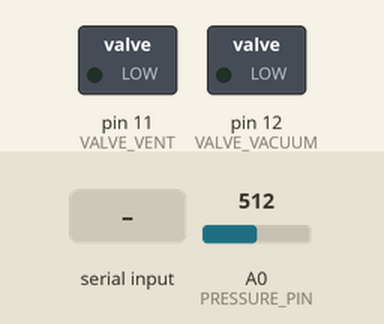
Simulated run of this sketch. Board: Arduino Uno, built with avr-gcc and run on an emulated ATmega328P. On the bench: switched loads named in the sketch (green lamp = pin HIGH). Dashed ring = blinking. Inputs (shaded band) come from the test bench; at power-on: A0 (PRESSURE_PIN) = 512. What the sketch prints to the serial monitor is not drawn.

Above: at 2.9 s.
3.0 s: "90 45\n" received over Serial
At 8.9 s:
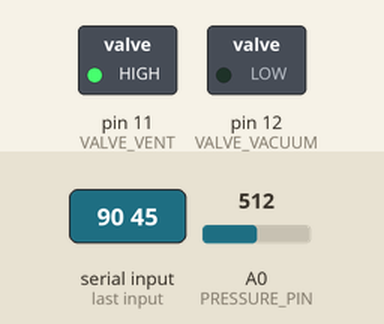
9.0 s: ".\n" received over Serial
At 10.0 s:
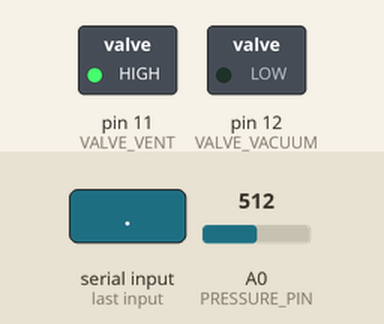
10.7 s: A0 (PRESSURE_PIN) set to 484
At 13.6 s:
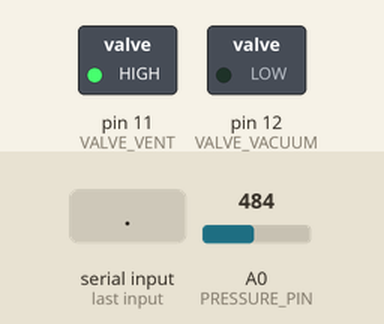
13.7 s: A0 (PRESSURE_PIN) set to 511
At 14.8 s:
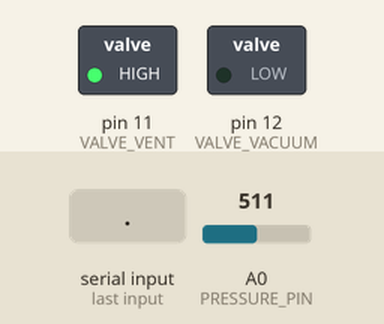
15.2 s: A0 (PRESSURE_PIN) set to 306
At 15.41 s:
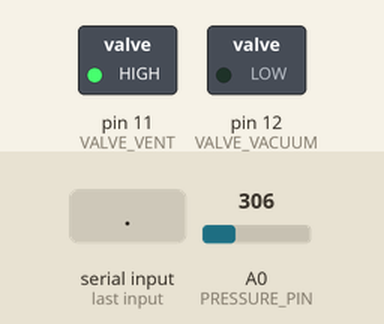
Timing chart, 0 to 19.2 s (numbered marks = the images above; inputs shaded):
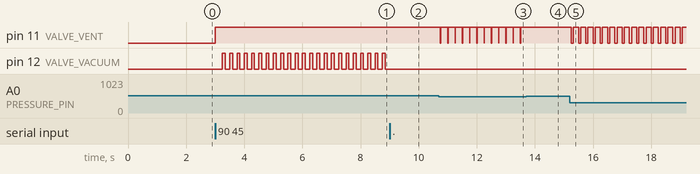

Measured:
- the behaviour switches between 496 and 495 on A0 (PRESSURE_PIN) (found by bisection; images 2 and 3)
- after the input at 3.0 s, pin 11 (VALVE_VENT): LOW → HIGH at once; pin 12 (VALVE_VACUUM): alternates HIGH for 0.10 s and LOW for 0.15 s, starting after 0.25 s
- after the input at 9.0 s, pin 12 (VALVE_VACUUM): stops changing and stays LOW
- after the input at 10.7 s, pin 11 (VALVE_VENT): alternates HIGH for 0.24 s and LOW for 0.01 s, starting after 0.05 s
- after the input at 13.7 s, pin 11 (VALVE_VENT): stops changing and stays HIGH
- after the input at 15.2 s, pin 11 (VALVE_VENT): alternates HIGH for 0.17 s and LOW for 0.08 s, starting after 0.05 s

The sketch:

vacuum_pid_controller.ino
```cpp
// ============================================================
// PID PULSE VACUUM CONTROLLER (v3)
//
// Valve VENT   = atmospheric vent  (pin 11)  King Sheng, NORMALLY OPEN
// Valve VACUUM = to vacuum pump    (pin 12)  King Sheng, NORMALLY CLOSED
// Sensor       = XGZP6847A -100..0 kPa on A0
//
// HOW IT WORKS
//   Every periodMs the controller computes a signed output u (in ms):
//       u = P + I + D
//   u > 0  -> vacuum valve opens for u ms
//   u < 0  -> vent valve opens for |u| ms (only if vacuum is more than
//             ventErrMin ABOVE target; small overshoots are left to the leak)
//   Both valves are held CLOSED for the rest of the period.
//   Because the vent is NO, "closed" means its coil is ENERGISED.
//
//   P : separate gains for vacuum side (kpv) and vent side (kpe)
//   I : integral of error -> learns the steady leak and removes the
//       constant offset you saw with P-only
//   D : on the (filtered) measurement, not the error, so changing the
//       target does not cause a kick
//
// SERIAL (115200, line ending "Newline" or "No line ending" both work)
//   <number>      set target vacuum in kPa and start control, e.g. 35
//   kpv <x>       P gain, vacuum side      (ms per kPa)
//   kpe <x>       P gain, vent side        (ms per kPa)
//   ki  <x>       I gain                   (ms per kPa*s)   ki 0 also clears I
//   kd  <x>       D gain                   (ms per kPa/s)
//   db  <x>       deadband for P and I     (kPa)
//   vmin <x>      only vent when vacuum is > x kPa above target
//   per <ms>      control period           (ms)
//   pmin <ms>     shortest pulse the valve reliably responds to
//   pmax <ms>     longest pulse (auto-limited to period - 20)
//   imax <ms>     clamp on the integral contribution
//   iz  <kPa>     error fed to the integral is clamped to +/- iz (stops windup on big steps)
//   gs 0|1        gain scheduling off/on (compensates for pressure-dependent flow)
//   pump <kPa>    best vacuum your pump reaches (used by gain scheduling)
//   tp <ms>       test pulse length for 'v' / 'e'
//   log 0|1       per-period CSV logging off/on
//   ir            reset integral
//   ?             print all parameters
//   v / e         ONE vacuum / vent test pulse at the CURRENT pressure,
//                 prints dVac and gain (kPa/ms). Do this at several targets.
//   l             leak test: seal both valves for 5 s, print leak rate
//   h             hold: stop control, seal both valves
//   x             stop: all coils off (vent opens -> system goes to atmosphere)
//   z             re-zero sensor (vents to atmosphere)
//   s / r         vacuum / vent step-response logs (from v2)
//
// LOG LINE (every period while control is on):
//   D,t_ms,target,vacuum,err,P,I,D,u,valve,pulse_ms
//   valve: V = vacuum, E = vent, - = none
// ============================================================

#include <math.h>
#include <string.h>
#include <stdlib.h>
#include <ctype.h>

// ---------------- PINS ----------------
const int VALVE_VENT   = 11;
const int VALVE_VACUUM = 12;
const int PRESSURE_PIN = A0;

// ---------------- VALVE POLARITY ----------------
// Normally open valve: coil OFF (LOW) = OPEN, coil ON (HIGH) = CLOSED.
// CHECK THIS ON YOUR BENCH: power the board, send 'h' (seal both), and
// try to suck through the vent port. It must be closed. If it is open,
// set VENT_NORMALLY_OPEN to false.
const bool VENT_NORMALLY_OPEN   = true;
const bool VACUUM_NORMALLY_OPEN = false;

// ---------------- CALIBRATION ----------------
const float CAL_GAIN = 1.0;
float calOffset = 0.0;            // set by auto-zero at boot / 'z'

// ---------------- TUNABLE (defaults, change live over serial) ----------------
float kpVac      = 10.0;   // ms per kPa
float kpVent     = 3.0;    // ms per kPa
float ki         = 0.0;    // ms per (kPa*s)
float kd         = 0.0;    // ms per (kPa/s)
float deadband   = 0.5;    // kPa
float ventErrMin = 2.0;    // kPa
unsigned int periodMs = 250;
int   pulseMin   = 5;      // ms
int   pulseMax   = 100;    // ms
float iMax       = 60.0;   // ms
float iZone      = 5.0;    // kPa; error fed to the integral is clamped to +/- iZone
bool  gsOn       = false;
float pumpVac    = 80.0;   // kPa
int   testPulseMs = 10;
bool  logOn      = true;

// ---------------- FIXED ----------------
const float GS_REF_DP  = 40.0;  // gains behave "as if" the driving dP were 40 kPa
const float GS_MIN_DP  = 5.0;
const float CHOKE_DP   = 47.0;  // vent inflow is choked above ~47 kPa vacuum
const unsigned long SAMPLE_MS = 2;
const float FILT_ALPHA = 0.15;  // sensor low-pass per 2 ms sample (~13 ms time constant)
const float D_ALPHA    = 0.4;   // derivative low-pass per control step
const int   NUM_SAMPLES = 4;

// ---------------- STATE ----------------
float target    = 0;
bool  controlOn = false;
float vacFilt   = 0;
float prevVac   = 0;
float dFilt     = 0;
float integ     = 0;
float carry     = 0;            // sub-minimum vacuum pulses accumulate here
float lastLeakRate = 0;
unsigned long lastSample  = 0;
unsigned long lastControl = 0;
unsigned long pulseEnd    = 0;
int activeValve = -1;           // -1 = none

char serBuf[32];
byte serLen = 0;
unsigned long lastCharMs = 0;

// ============================================================
// SENSOR
// ============================================================
float readPressure()               // gauge kPa, negative = vacuum
{
  long sum = 0;
  for (int i = 0; i < NUM_SAMPLES; i++) sum += analogRead(PRESSURE_PIN);
  float adc = sum / (float)NUM_SAMPLES;
  float voltage = adc * 5.0 / 1023.0;
  float raw = -100.0 + (voltage - 0.5) * 100.0 / 4.0;
  return CAL_GAIN * raw + calOffset;
}

float readVacuum() { return -readPressure(); }

float readVacuumAvg(int n)
{
  float s = 0;
  for (int i = 0; i < n; i++) s += readVacuum();
  return s / n;
}

void updateSensor()
{
  unsigned long now = millis();
  if (now - lastSample < SAMPLE_MS) return;
  lastSample = now;
  vacFilt += FILT_ALPHA * (readVacuum() - vacFilt);
}

// ============================================================
// VALVES
// ============================================================
void setValve(int pin, bool open, bool normallyOpen)
{
  bool energise = normallyOpen ? !open : open;
  digitalWrite(pin, energise ? HIGH : LOW);
}
void vacOpen(bool o)  { setValve(VALVE_VACUUM, o, VACUUM_NORMALLY_OPEN); }
void ventOpen(bool o) { setValve(VALVE_VENT,   o, VENT_NORMALLY_OPEN); }

void sealBoth()          // both valves CLOSED (vent coil energised)
{
  vacOpen(false);
  ventOpen(false);
  activeValve = -1;
}

void coilsOff()          // de-energise everything (vent OPEN, vacuum CLOSED)
{
  digitalWrite(VALVE_VACUUM, LOW);
  digitalWrite(VALVE_VENT, LOW);
  activeValve = -1;
}

void startPulse(int valve, int ms)   // non-blocking
{
  sealBoth();
  if (valve == VALVE_VACUUM) vacOpen(true);
  else                       ventOpen(true);
  activeValve = valve;
  pulseEnd = millis() + ms;
}

void updatePulse()
{
  if (activeValve < 0) return;
  if ((long)(millis() - pulseEnd) >= 0) sealBoth();
}

void blockingPulse(int valve, int ms)  // for tests only
{
  sealBoth();
  if (valve == VALVE_VACUUM) vacOpen(true);
  else                       ventOpen(true);
  delay(ms);
  sealBoth();
}

// ============================================================
// GAIN SCHEDULING
// Flow through a valve depends on the pressure difference across it.
// Vacuum valve: dP = pumpVac - vacuum  (big at 20 kPa, small at 50 kPa)
// Vent valve:   dP = vacuum            (small at 20 kPa, choked above ~47)
// Scaling pulse length by sqrt(REF/dP) keeps the loop gain roughly
// constant across targets.
// ============================================================
float gsVac(float vac)
{
  if (!gsOn) return 1.0;
  float dp = pumpVac - vac;
  if (dp < GS_MIN_DP) dp = GS_MIN_DP;
  return sqrt(GS_REF_DP / dp);
}

float gsVent(float vac)
{
  if (!gsOn) return 1.0;
  float dp = vac;
  if (dp > CHOKE_DP) dp = CHOKE_DP;
  if (dp < GS_MIN_DP) dp = GS_MIN_DP;
  return sqrt(GS_REF_DP / dp);
}

// ============================================================
// CONTROL
// ============================================================
void printLogHeader()
{
  Serial.println(F("#H,t_ms,target,vacuum,err,P,I,D,u,valve,pulse_ms"));
}

void startControl(float t)
{
  target = t;
  if (!controlOn)
  {
    integ = 0;
    carry = 0;
    dFilt = 0;
    prevVac = vacFilt;
    sealBoth();
    lastControl = millis();
    controlOn = true;
  }
  Serial.print(F("Target vacuum set to "));
  Serial.print(target, 1);
  Serial.println(F(" kPa"));
  if (logOn) printLogHeader();
}

void controlStep()
{
  if (activeValve >= 0) sealBoth();   // safety: never carry a pulse over

  float dt  = periodMs / 1000.0;
  float vac = vacFilt;
  float err = target - vac;                         // + = need MORE vacuum
  float e   = (fabs(err) <= deadband) ? 0.0 : err;  // deadband for P and I

  // derivative on measurement (filtered)
  float dvdt = (vac - prevVac) / dt;
  prevVac = vac;
  dFilt += D_ALPHA * (dvdt - dFilt);

  float P = (e >= 0 ? kpVac : kpVent) * e;
  float D = -kd * dFilt;

  // conditional integration: don't wind up while saturated in the same direction
  float uTry = P + integ + D;
  bool satHi = (uTry >=  pulseMax && e > 0);
  bool satLo = (uTry <= -pulseMax && e < 0);
  if (!satHi && !satLo)
  {
    integ += ki * constrain(e, -iZone, iZone) * dt;   // limited learning rate on big steps
    integ = constrain(integ, -iMax, iMax);
  }
  float u = P + integ + D;

  // choose valve
  int   valve = -1;
  float ms = 0;
  if (u > 0)
  {
    valve = VALVE_VACUUM;
    ms = u * gsVac(vac);
  }
  else if (u < 0 && err < -ventErrMin)
  {
    valve = VALVE_VENT;
    ms = -u * gsVent(vac);
  }
  if (ms > pulseMax) ms = pulseMax;

  int pulse = 0;
  if (valve == VALVE_VACUUM && ms < pulseMin)
  {
    // small leak-compensation requests add up until they make one min pulse
    carry += ms;
    if (carry >= pulseMin) { pulse = pulseMin; carry -= pulseMin; }
  }
  else
  {
    carry = 0;
    if (ms >= pulseMin) pulse = (int)(ms + 0.5);
  }

  char vChar = '-';
  if (pulse > 0)
  {
    startPulse(valve, pulse);
    vChar = (valve == VALVE_VACUUM) ? 'V' : 'E';
  }

  if (logOn)
  {
    Serial.print(F("D,"));
    Serial.print(millis());       Serial.print(',');
    Serial.print(target, 1);      Serial.print(',');
    Serial.print(vac, 2);         Serial.print(',');
    Serial.print(err, 2);         Serial.print(',');
    Serial.print(P, 1);           Serial.print(',');
    Serial.print(integ, 1);       Serial.print(',');
    Serial.print(D, 1);           Serial.print(',');
    Serial.print(u, 1);           Serial.print(',');
    Serial.print(vChar);          Serial.print(',');
    Serial.println(pulse);
  }
}

// after any blocking routine, re-sync filter and timers
void resumeAfterBlocking(bool wasOn)
{
  vacFilt = readVacuumAvg(16);
  prevVac = vacFilt;
  dFilt = 0;
  lastSample = millis();
  lastControl = millis();
  if (wasOn) { sealBoth(); controlOn = true; if (logOn) printLogHeader(); }
}

// ============================================================
// TESTS
// ============================================================
void zeroSensor()
{
  bool was = controlOn; controlOn = false;
  vacOpen(false);
  ventOpen(true);
  delay(1500);
  calOffset = 0;
  float sum = 0;
  for (int i = 0; i < 32; i++) { sum += readPressure(); delay(5); }
  calOffset = -sum / 32.0;
  coilsOff();
  Serial.print(F("Zeroed. Offset = "));
  Serial.print(calOffset, 2);
  Serial.println(F(" kPa"));
  resumeAfterBlocking(false);
  (void)was;
}

// One pulse at the CURRENT operating point. Run at several targets to
// map how the plant gain changes with pressure.
void testPulse(int valve, const char *name)
{
  // The leak keeps pulling vacuum down during the test, so measure it in the
  // 300 ms BEFORE the pulse and subtract it from the pulse's effect.
  bool was = controlOn; controlOn = false;
  sealBoth();
  delay(100);
  unsigned long ta = millis();
  float va = readVacuumAvg(32);
  delay(300);
  unsigned long tb = millis();
  float before = readVacuumAvg(32);
  blockingPulse(valve, testPulseMs);
  delay(300);
  float after = readVacuumAvg(32);
  unsigned long tc = millis();

  float leak = (va - before) / ((tb - ta) / 1000.0);      // kPa/s lost to leak
  float dV   = after - before;                            // raw change
  float dVc  = dV + leak * ((tc - tb) / 1000.0);          // leak-corrected
  float gain = fabs(dVc) / testPulseMs;

  Serial.print(F("TEST,")); Serial.print(name);
  Serial.print(F(",at_kPa="));    Serial.print(before, 2);
  Serial.print(F(",pulse_ms="));  Serial.print(testPulseMs);
  Serial.print(F(",dVac_raw="));  Serial.print(dV, 2);
  Serial.print(F(",leak_kPa_s=")); Serial.print(leak, 2);
  Serial.print(F(",dVac_corr=")); Serial.print(dVc, 2);
  Serial.print(F(",gain_kPa_per_ms=")); Serial.print(gain, 3);
  Serial.print(F(",kp_suggest="));
  Serial.println(gain > 0.0001 ? 0.5 / gain : 0.0, 1);
  resumeAfterBlocking(was);
}

// Seal both valves and watch the vacuum decay for 5 s.
void leakTest()
{
  bool was = controlOn; controlOn = false;
  sealBoth();
  delay(200);
  Serial.println(F("#LEAK,t_ms,vacuum"));
  unsigned long t0 = millis();
  float v0 = readVacuumAvg(32);
  float v = v0;
  for (int i = 0; i <= 50; i++)
  {
    v = readVacuumAvg(16);
    Serial.print(F("L,")); Serial.print(millis() - t0);
    Serial.print(','); Serial.println(v, 2);
    if (i < 50) delay(100);
  }
  float secs = (millis() - t0) / 1000.0;
  lastLeakRate = (v0 - v) / secs;
  Serial.print(F("LEAK,start=")); Serial.print(v0, 2);
  Serial.print(F(",end="));       Serial.print(v, 2);
  Serial.print(F(",secs="));      Serial.print(secs, 2);
  Serial.print(F(",rate_kPa_per_s=")); Serial.println(lastLeakRate, 3);
  resumeAfterBlocking(was);
}

void logResponse(const char *label, int valvePin, int pulseMs)
{
  unsigned long t0 = millis();
  Serial.print(F("# ")); Serial.print(label);
  Serial.print(F(" pulse=")); Serial.print(pulseMs); Serial.println(F("ms"));
  bool fired = false;
  while (millis() - t0 < 850)
  {
    unsigned long t = millis() - t0;
    if (!fired && t >= 50) { blockingPulse(valvePin, pulseMs); fired = true; }
    Serial.print(label); Serial.print(',');
    Serial.print((long)t - 50); Serial.print(',');
    Serial.println(readVacuum(), 2);
    delay(4);
  }
}

void resetToAtmosphere()
{
  vacOpen(false);
  ventOpen(true);
  delay(1500);
  ventOpen(false);
  delay(300);
}

void runVacuumSteps()
{
  controlOn = false;
  const int pulses[] = {10, 15, 25};
  for (int i = 0; i < 3; i++) { resetToAtmosphere(); logResponse("VAC", VALVE_VACUUM, pulses[i]); }
  coilsOff();
  Serial.println(F("# DONE (control stopped)"));
  resumeAfterBlocking(false);
}

void runVentSteps()
{
  controlOn = false;
  const int pulses[] = {10, 15, 25};
  for (int i = 0; i < 3; i++)
  {
    resetToAtmosphere();
    blockingPulse(VALVE_VACUUM, 60);  // pre-pump
    delay(400);
    logResponse("VENT", VALVE_VENT, pulses[i]);
  }
  coilsOff();
  Serial.println(F("# DONE (control stopped)"));
  resumeAfterBlocking(false);
}

// ============================================================
// SERIAL
// ============================================================
void printParams()
{
  Serial.print(F("# kpv=")); Serial.print(kpVac, 2);
  Serial.print(F(" kpe="));  Serial.print(kpVent, 2);
  Serial.print(F(" ki="));   Serial.print(ki, 3);
  Serial.print(F(" kd="));   Serial.print(kd, 3);
  Serial.print(F(" db="));   Serial.print(deadband, 2);
  Serial.print(F(" vmin=")); Serial.print(ventErrMin, 2);
  Serial.print(F(" per="));  Serial.print(periodMs);
  Serial.print(F(" pmin=")); Serial.print(pulseMin);
  Serial.print(F(" pmax=")); Serial.print(pulseMax);
  Serial.print(F(" imax=")); Serial.print(iMax, 1);
  Serial.print(F(" iz="));   Serial.print(iZone, 1);
  Serial.print(F(" gs="));   Serial.print(gsOn ? 1 : 0);
  Serial.print(F(" pump=")); Serial.print(pumpVac, 1);
  Serial.print(F(" tp="));   Serial.print(testPulseMs);
  Serial.print(F(" | target=")); Serial.print(target, 1);
  Serial.print(F(" control=")); Serial.print(controlOn ? F("ON") : F("OFF"));
  Serial.print(F(" I="));    Serial.println(integ, 2);
}

void processLine(char *s)
{
  while (*s == ' ') s++;
  for (char *p = s; *p; p++) *p = tolower(*p);
  if (!*s) return;

  // bare number = new target
  if ((*s >= '0' && *s <= '9') || *s == '.')
  {
    float t = atof(s);
    if (t >= 0 && t <= 95) startControl(t);
    else Serial.println(F("! target must be 0..95 kPa"));
    return;
  }

  char *arg = strchr(s, ' ');
  bool hasVal = false;
  float val = 0;
  if (arg)
  {
    *arg++ = 0;
    while (*arg == ' ') arg++;
    if (*arg) { val = atof(arg); hasVal = true; }
  }

  bool changed = true;
  if      (!strcmp(s, "kpv")  && hasVal) kpVac  = max(0.0f, val);
  else if (!strcmp(s, "kpe")  && hasVal) kpVent = max(0.0f, val);
  else if (!strcmp(s, "ki")   && hasVal) { ki = max(0.0f, val); if (ki == 0) integ = 0; }
  else if (!strcmp(s, "kd")   && hasVal) kd = max(0.0f, val);
  else if (!strcmp(s, "db")   && hasVal) deadband   = max(0.0f, val);
  else if (!strcmp(s, "vmin") && hasVal) ventErrMin = max(0.0f, val);
  else if (!strcmp(s, "per")  && hasVal)
  {
    periodMs = constrain((int)val, 50, 2000);
    if (pulseMax > (int)periodMs - 20) pulseMax = periodMs - 20;
  }
  else if (!strcmp(s, "pmin") && hasVal) pulseMin = constrain((int)val, 1, 100);
  else if (!strcmp(s, "pmax") && hasVal) pulseMax = constrain((int)val, pulseMin, (int)periodMs - 20);
  else if (!strcmp(s, "imax") && hasVal) iMax = max(0.0f, val);
  else if (!strcmp(s, "iz")   && hasVal) iZone = max(0.0f, val);
  else if (!strcmp(s, "gs")   && hasVal) gsOn = (val != 0);
  else if (!strcmp(s, "pump") && hasVal) pumpVac = constrain(val, 10.0f, 99.0f);
  else if (!strcmp(s, "tp")   && hasVal) testPulseMs = constrain((int)val, 1, 500);
  else if (!strcmp(s, "log")  && hasVal) logOn = (val != 0);
  else if (!strcmp(s, "ir")) integ = 0;
  else
  {
    changed = false;
    if      (!strcmp(s, "?")) printParams();
    else if (!strcmp(s, "v")) testPulse(VALVE_VACUUM, "VAC");
    else if (!strcmp(s, "e")) testPulse(VALVE_VENT, "VENT");
    else if (!strcmp(s, "l")) leakTest();
    else if (!strcmp(s, "z")) zeroSensor();
    else if (!strcmp(s, "s")) runVacuumSteps();
    else if (!strcmp(s, "r")) runVentSteps();
    else if (!strcmp(s, "h")) { controlOn = false; sealBoth(); Serial.println(F("HOLD (both sealed, control off)")); }
    else if (!strcmp(s, "x")) { controlOn = false; coilsOff(); Serial.println(F("STOPPED (coils off, vent open)")); }
    else Serial.println(F("? unknown command (send ? for parameters)"));
  }
  if (changed) printParams();
}

void handleSerial()
{
  while (Serial.available())
  {
    char c = Serial.read();
    lastCharMs = millis();
    if (c == '\n' || c == '\r')
    {
      if (serLen) { serBuf[serLen] = 0; processLine(serBuf); serLen = 0; }
    }
    else if (serLen < sizeof(serBuf) - 1) serBuf[serLen++] = c;
  }
  // "No line ending" in Serial Monitor: treat a 60 ms pause as end of line
  if (serLen && millis() - lastCharMs > 60)
  {
    serBuf[serLen] = 0; processLine(serBuf); serLen = 0;
  }
}

// ============================================================
void setup()
{
  pinMode(VALVE_VENT, OUTPUT);
  pinMode(VALVE_VACUUM, OUTPUT);
  coilsOff();

  Serial.begin(115200);
  Serial.println(F("================================"));
  Serial.println(F("PID Pulse Vacuum Controller v3"));
  Serial.println(F("<kPa> target | kpv kpe ki kd db vmin per pmin pmax imax iz gs pump tp log ir"));
  Serial.println(F("? params | v/e test pulse | l leak | h hold | x stop | z zero | s/r steps"));
  Serial.println(F("================================"));
  zeroSensor();
  printParams();
}

void loop()
{
  handleSerial();
  updateSensor();
  updatePulse();

  if (!controlOn) return;

  if (millis() - lastControl >= periodMs)
  {
    lastControl += periodMs;
    if (millis() - lastControl > periodMs) lastControl = millis();  // fell behind
    controlStep();
  }
}
```
